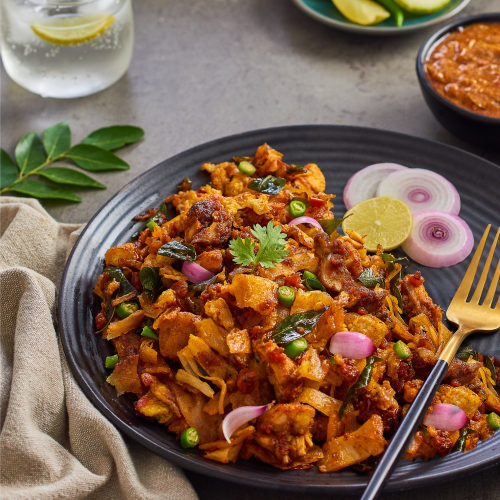
#> input picture backend/uploads/41a43ea9a491_KUTTU-PORATTA.jpg, 1000 x 1000 px, given in place of kai_murukku_1787554145353.jpg, which was not available (shown at 1/2 size)
$ python render_photorealistic_assets.py
#> lines starting #> are read from the running program, lines starting #| are printed output that depends on the picture; pictures that were not available may be replaced by others from this repository, and a replacement may not be noted
import os
from PIL import Image, ImageEnhance, ImageFilter

art_dir = r"C:\Users\REMETTHA B\.gemini\antigravity-ide\brain\39266548-e291-42f4-a7d8-6cd7f5055bc6"
upload_dir = r"c:\Users\REMETTHA B\OneDrive\Desktop\flavorBridge\backend\uploads"
static_dir = r"c:\Users\REMETTHA B\OneDrive\Desktop\flavorBridge\frontend\static\images"

os.makedirs(upload_dir, exist_ok=True)
os.makedirs(static_dir, exist_ok=True)

# Master High-Res Real Photos
SRC_HERO = os.path.join(art_dir, "hero_food_banner_1787554069949.jpg")
SRC_KARI = os.path.join(art_dir, "madurai_kari_dosa_1787554095010.jpg")
SRC_HALWA = os.path.join(art_dir, "tirunelveli_halwa_1787554122154.jpg")
SRC_MURUKKU = os.path.join(art_dir, "kai_murukku_1787554145353.jpg")
SRC_CHICKEN = os.path.join(art_dir, "chettinad_chicken_1787554168943.jpg")
SRC_COFFEE = os.path.join(art_dir, "degree_coffee_1787554194651.jpg")
SRC_PICKLE = os.path.join(art_dir, "traditional_pickle_1787554222759.jpg")
SRC_BIRYANI = os.path.join(art_dir, "dindigul_biryani_1787554249565.jpg")
SRC_MYSORE = os.path.join(art_dir, "mysore_pak_1787554278092.jpg")
SRC_SPICES = os.path.join(art_dir, "sambar_masala_spices_1787559009099.jpg")
SRC_SWEETS = os.path.join(art_dir, "traditional_sweets_platter_1787559045125.jpg")
SRC_TEA = os.path.join(art_dir, "herbal_tea_beverages_1787559078123.jpg")

def crop_and_enhance(src_path, box, brightness=1.0, contrast=1.0, color=1.0, sharpness=1.2, flip=False, rotate=0, target_size=(800, 600)):
#> called with box = (0.38, 0.28, 0.72, 0.65), brightness = 1.02, contrast = 1.12, color = 1.35, sharpness = 1.3, flip = False, rotate = 0, target_size = (800, 600)
    img = Image.open(src_path).convert('RGB')
#> img is the input picture: PIL image 1000x1000 RGB; mean R, G, B 128.1, 99.1, 75.2
    w, h = img.size
#> w = 1000; h = 1000
    crop_box = (int(box[0]*w), int(box[1]*h), int(box[2]*w), int(box[3]*h))
#> crop_box = (380, 280, 720, 650)
    img = img.crop(crop_box)
#> img: PIL image 340x370 RGB

    if flip:
        img = img.transpose(Image.FLIP_LEFT_RIGHT)
    if rotate != 0:
        img = img.rotate(rotate, expand=True)

    if brightness != 1.0:
        img = ImageEnhance.Brightness(img).enhance(brightness)
    if contrast != 1.0:
        img = ImageEnhance.Contrast(img).enhance(contrast)
    if color != 1.0:
        img = ImageEnhance.Color(img).enhance(color)
    if sharpness != 1.0:
        img = ImageEnhance.Sharpness(img).enhance(sharpness)

    img = img.resize(target_size, Image.Resampling.LANCZOS)
#> img: PIL image 800x600 RGB
    return img

def save_image(img, filename):
#> called with filename = 'jackfruit_chips.jpg'
    p1 = os.path.join(upload_dir, filename)
    p2 = os.path.join(static_dir, filename)
    img.save(p1, quality=95)
    img.save(p2, quality=95)
    print(f"Generated photo-quality image: {filename} ({img.size})")
#| Generated photo-quality image: jackfruit_chips.jpg ((800, 600))

# -------------------------------------------------------------
# 1. JACKFRUIT CHIPS (Chakka chips - golden orange crisp strips)
# -------------------------------------------------------------
img_jackfruit = crop_and_enhance(
    SRC_MURUKKU,
    box=(0.38, 0.28, 0.72, 0.65),
    brightness=1.02,
    contrast=1.12,
    color=1.35, # warm golden orange jackfruit color
    sharpness=1.3
)
save_image(img_jackfruit, "jackfruit_chips.jpg")

# -------------------------------------------------------------
# 2. BANANA CHIPS (Kerala Nendran banana chips - golden yellow crispy rounds)
# -------------------------------------------------------------
img_banana = crop_and_enhance(
    SRC_SWEETS,
    box=(0.32, 0.52, 0.68, 0.88),
    brightness=1.08,
    contrast=1.10,
    color=1.38, # bright golden banana chip yellow
    sharpness=1.3
)
#> call 2 of crop_and_enhance, with box = (0.32, 0.52, 0.68, 0.88), brightness = 1.08, contrast = 1.1, color = 1.38, sharpness = 1.3, flip = False, rotate = 0, target_size = (800, 600)
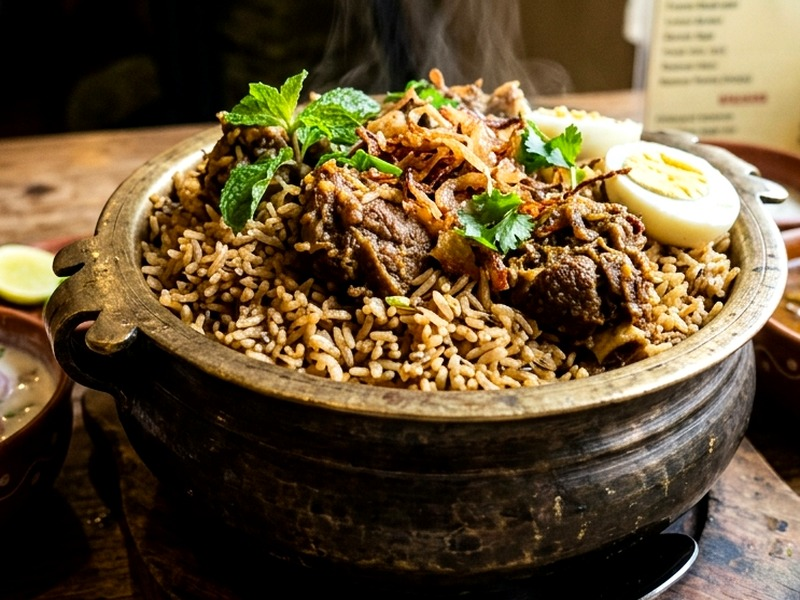
#> input picture backend/uploads/ambur_biryani.jpg, 800 x 600 px, given in place of traditional_sweets_platter_1787559045125.jpg, which was not available
#> in crop_and_enhance, img is the input picture: PIL image 800x600 RGB; mean R, G, B 100.1, 81.7, 53.5
save_image(img_banana, "banana_chips.jpg")
#| Generated photo-quality image: banana_chips.jpg ((800, 600))

# -------------------------------------------------------------
# 3. MIXTURE (Spicy Madras Mixture with sev, boondi, peanuts & curry leaves)
# -------------------------------------------------------------
img_mixture = crop_and_enhance(
    SRC_MURUKKU,
    box=(0.12, 0.22, 0.88, 0.88),
    flip=True,
    brightness=0.98,
    contrast=1.15,
    color=1.25, # spicy reddish golden sev & peanut mix
    sharpness=1.3
)
#> call 3 of crop_and_enhance, with box = (0.12, 0.22, 0.88, 0.88), brightness = 0.98, contrast = 1.15, color = 1.25, sharpness = 1.3, flip = True, rotate = 0, target_size = (800, 600)
#> in crop_and_enhance (call 3), `img = img.crop(crop_box)`:
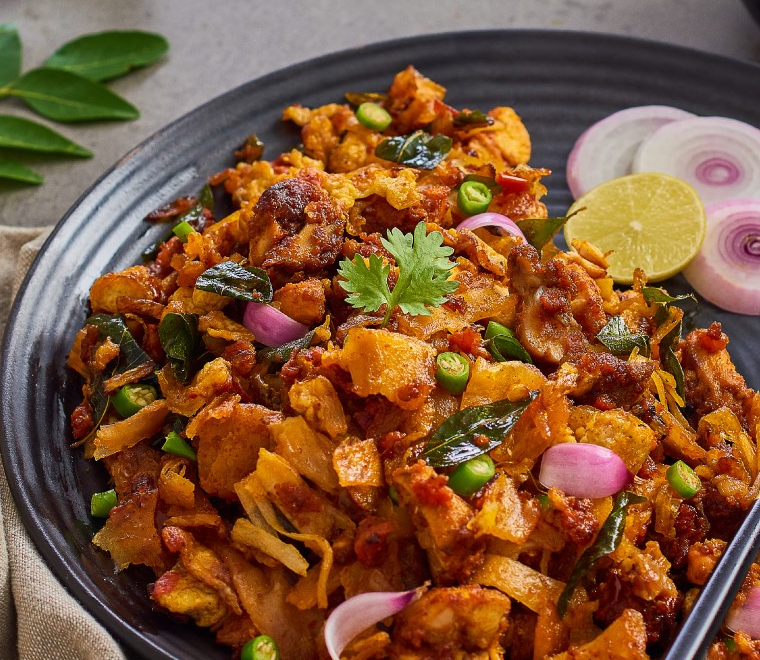
#> img: PIL image 760x660 RGB; mean R, G, B 128.4, 87.4, 55.7
#> in crop_and_enhance (call 3), `img = ImageEnhance.Color(img).enhance(color)`:
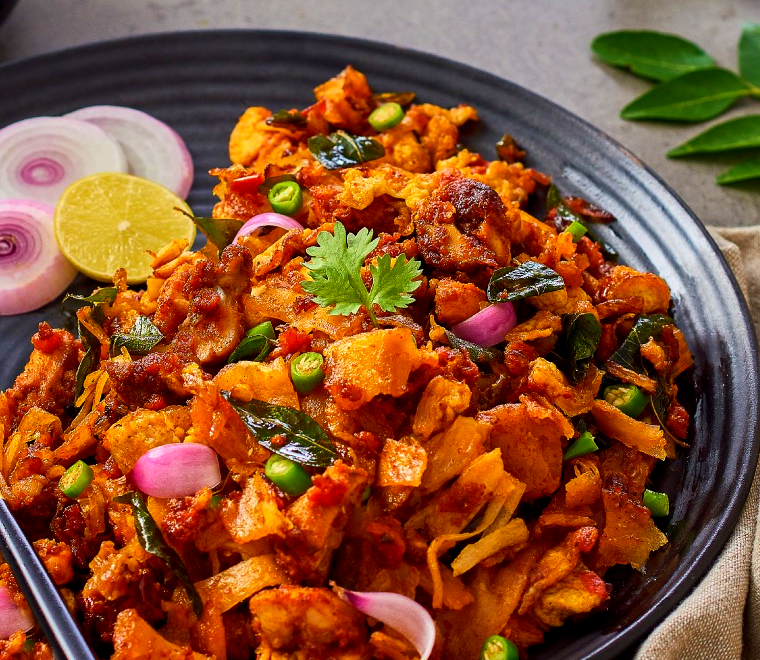
#> img: PIL image 760x660 RGB; mean R, G, B 137.3, 81.5, 47.6
#> in crop_and_enhance (call 3), `img = img.resize(target_size, Image.Resampling.LANCZOS)`:
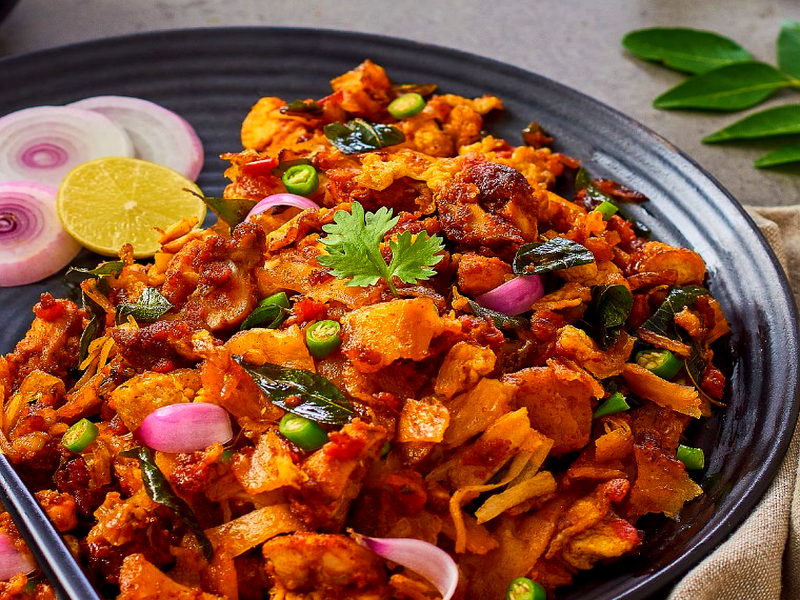
#> img: PIL image 800x600 RGB; mean R, G, B 136.8, 81.4, 47.9
save_image(img_mixture, "mixture.jpg")
#| Generated photo-quality image: mixture.jpg ((800, 600))

# -------------------------------------------------------------
# 4. ADHIRASAM (Deep brown caramelized jaggery rice sweet pastry)
# -------------------------------------------------------------
img_adhirasam = crop_and_enhance(
    SRC_HALWA,
    box=(0.22, 0.28, 0.78, 0.78),
    brightness=0.92,
    contrast=1.20,
    color=0.95, # rich deep brown jaggery pastry tone
    sharpness=1.2
)
#> call 4 of crop_and_enhance, with box = (0.22, 0.28, 0.78, 0.78), brightness = 0.92, contrast = 1.2, color = 0.95, sharpness = 1.2, flip = False, rotate = 0, target_size = (800, 600)
#> in crop_and_enhance (call 4), `img = img.crop(crop_box)`:
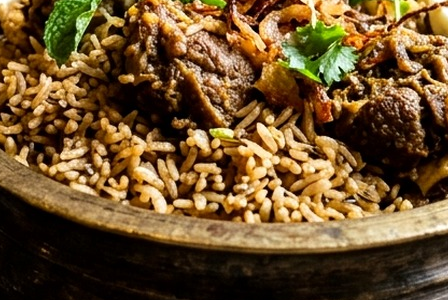
#> img: PIL image 448x300 RGB; mean R, G, B 109.4, 81.3, 44.5
#> in crop_and_enhance (call 4), `img = ImageEnhance.Brightness(img).enhance(brightness)`:
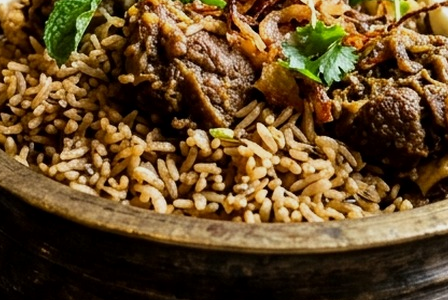
#> img: PIL image 448x300 RGB; mean R, G, B 100.2, 74.3, 40.6
#> in crop_and_enhance (call 4), `img = img.resize(target_size, Image.Resampling.LANCZOS)`:
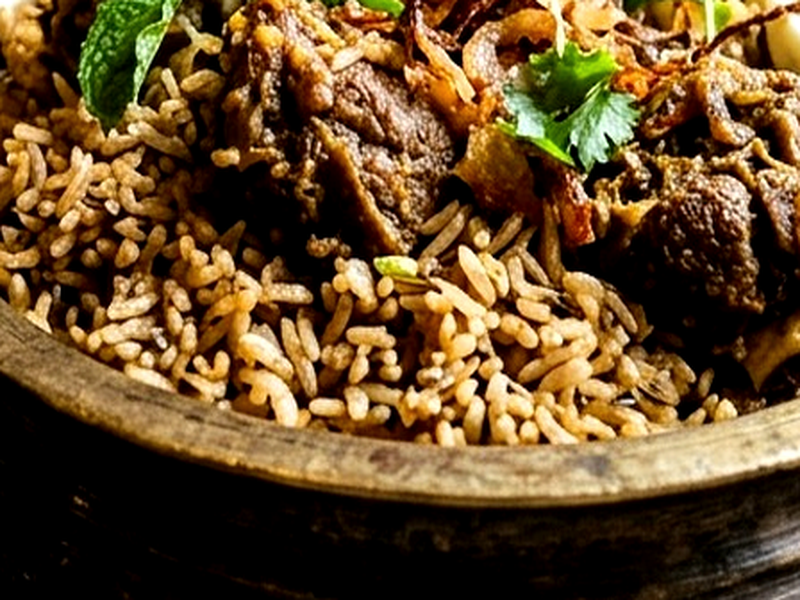
#> img: PIL image 800x600 RGB; mean R, G, B 103.2, 76.3, 41.4
save_image(img_adhirasam, "adhirasam.jpg")
#| Generated photo-quality image: adhirasam.jpg ((800, 600))

# -------------------------------------------------------------
# 5. KUMBAKONAM DEGREE COFFEE POWDER (Frothy filter coffee & freshly ground coffee powder in brass set)
# -------------------------------------------------------------
#> (the run stopped early here; a loop or call above may not have finished)
